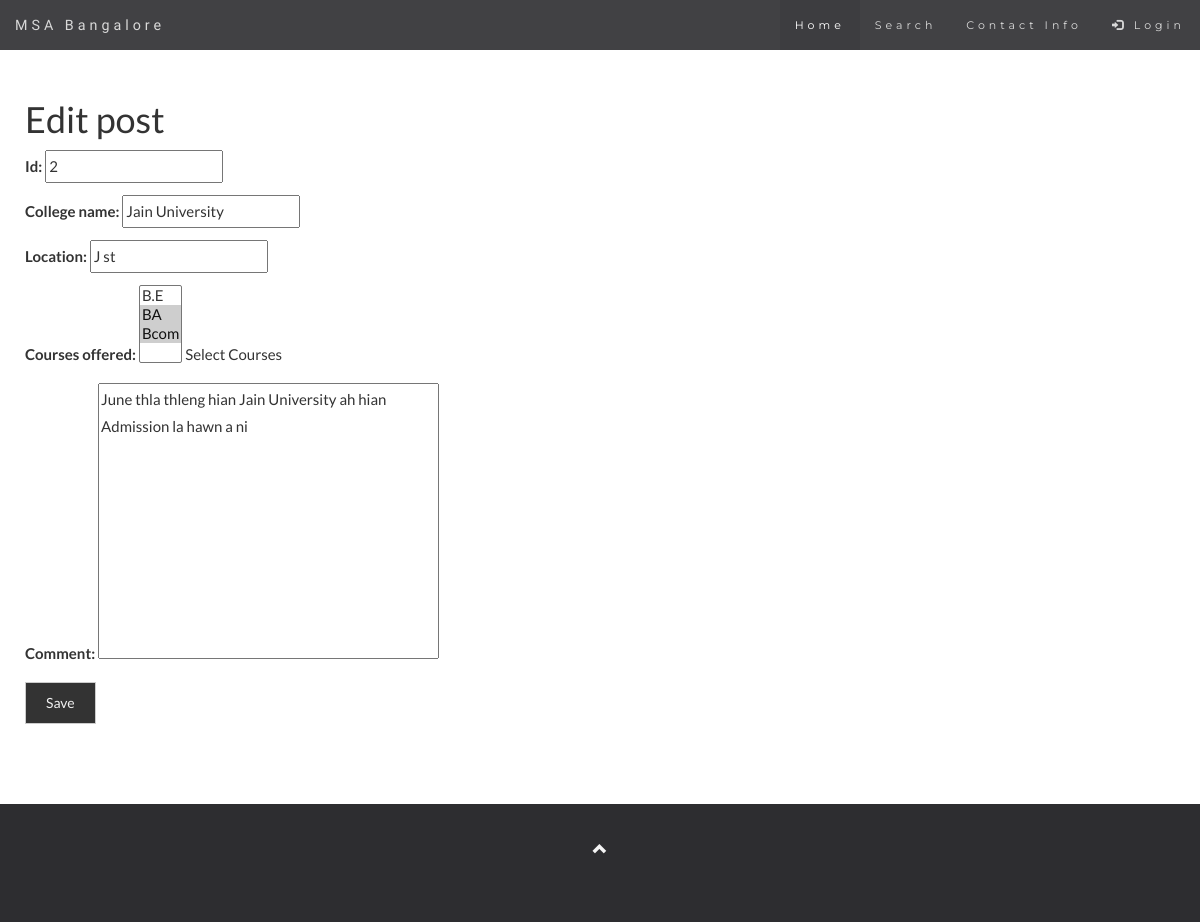
Before: /post/2/edit/ with the older database file.
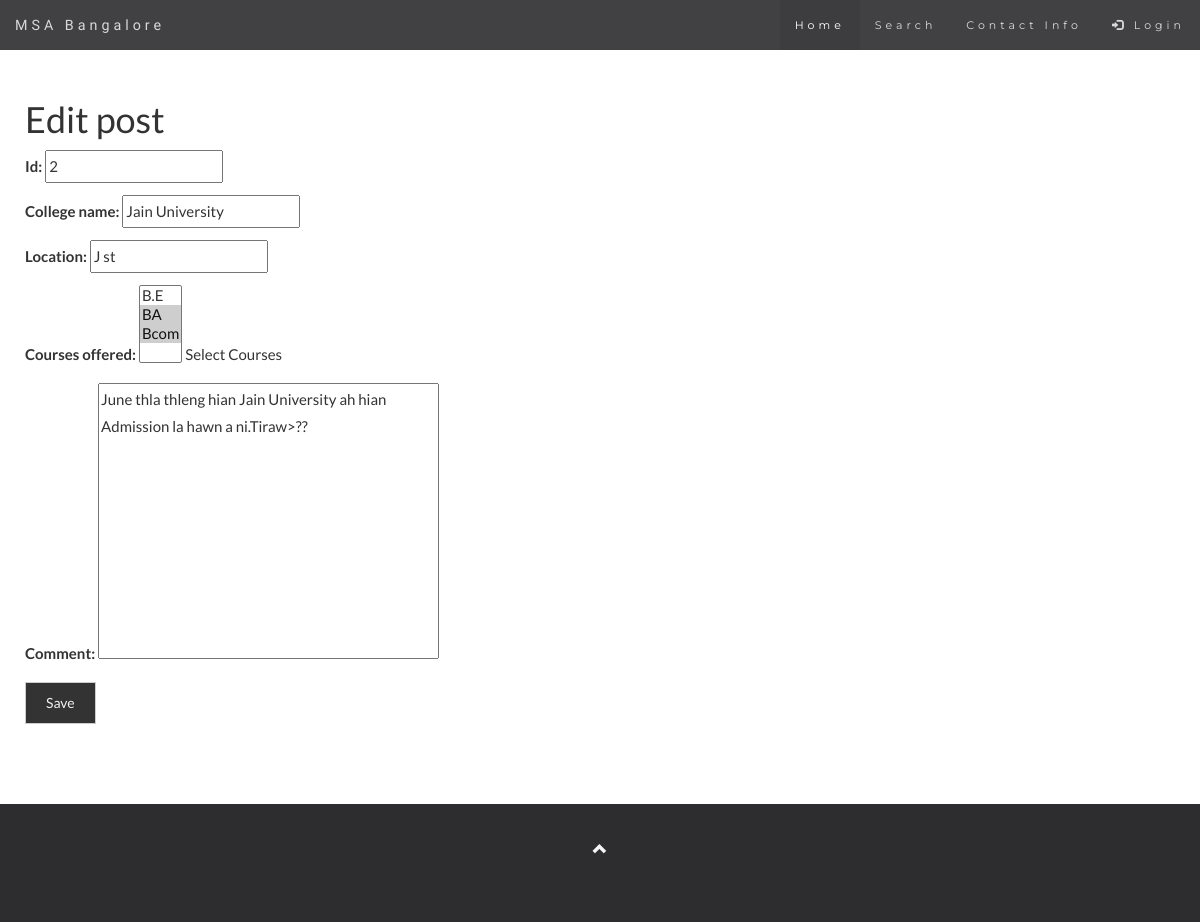
After: the same page with the newer database file.
### Blog/models.py (models this page shows, shortened)
class College(models.Model):
    id = models.IntegerField(primary_key=True)
    College_name = models.CharField(max_length=200)
    Location = models.CharField(max_length=200)
    Courses_offered = models.ManyToManyField(Course,help_text="Select Courses")
    Comment = models.TextField()
    class Meta:
        ordering =['College_name']

### Blog/views.py (the view)
# urls.py: url(r'^post/(?P<pk>\d+)/edit/$', views.post_edit, name='post_edit'),
def post_edit(request, pk):
    post = get_object_or_404(College, pk=pk)
    if request.method == "POST":
        form = PostForm(request.POST, instance=post)
        if form.is_valid():
            post = form.save(commit=False)
            post.save()
            return redirect('college_detail', pk=post.pk)
    else:
        form = PostForm(instance=post)
    return render(request, 'Blog/post_edit.html', {'form': form})

### Blog/forms.py
class PostForm(forms.ModelForm):
    class Meta:
        model = College
        fields = ('id','College_name','Location', 'Courses_offered','Comment')

### Blog/models.py (called while the page is built)
    def __str__(self):
        return self.name

### Blog/templates/Blog/post_edit.html
{% extends 'Blog/base.html' %}
{% block content %}
    <h1>Edit post</h1>
    <form method="POST" class="post-form">{% csrf_token %}
        {{ form.as_p }}
        <button type="submit" class="save btn btn-default">Save</button>
    </form>
{% endblock %}

Changed rows visible on the page:
changed College "Jain University": Comment "June thla thleng hian Jain University ah hian Admission la hawn a ni" → "June thla thleng hian Jain University ah hian Admission la hawn a ni.Tiraw>??"
